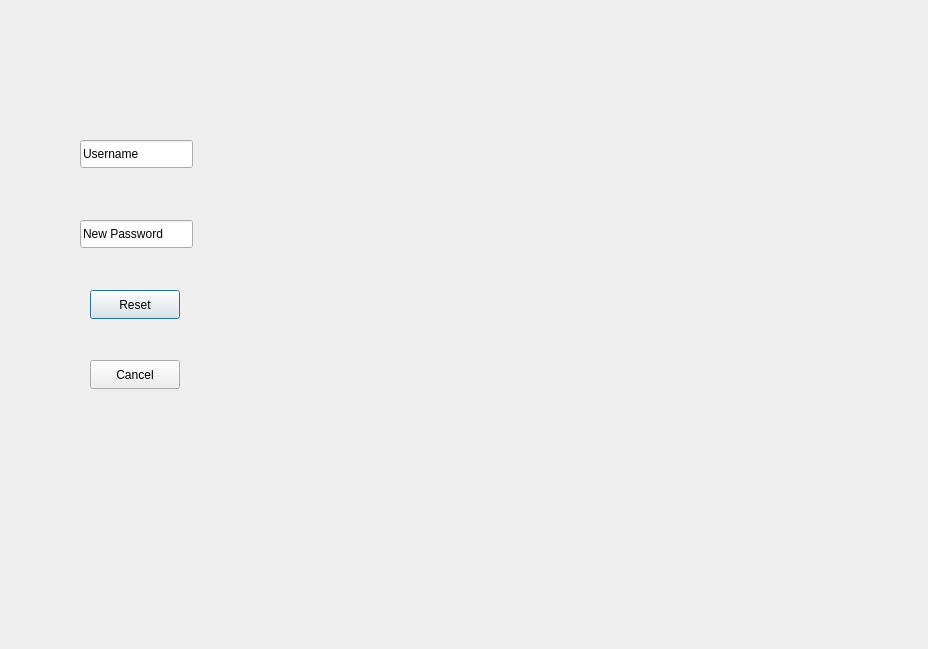
<?xml version="1.0" encoding="UTF-8"?>
<ui version="4.0">
 <class>ForgotPasswordDialog</class>
 <widget class="QDialog" name="ForgotPasswordDialog">
  <property name="geometry">
   <rect>
    <x>0</x>
    <y>0</y>
    <width>928</width>
    <height>649</height>
   </rect>
  </property>
  <property name="windowTitle">
   <string>Dialog</string>
  </property>
  <widget class="QLineEdit" name="lineEditUsername">
   <property name="geometry">
    <rect>
     <x>80</x>
     <y>140</y>
     <width>113</width>
     <height>28</height>
    </rect>
   </property>
   <property name="text">
    <string>Username</string>
   </property>
  </widget>
  <widget class="QLineEdit" name="lineEditNewPassword">
   <property name="geometry">
    <rect>
     <x>80</x>
     <y>220</y>
     <width>113</width>
     <height>28</height>
    </rect>
   </property>
   <property name="text">
    <string>New Password</string>
   </property>
  </widget>
  <widget class="QPushButton" name="pushButtonReset">
   <property name="geometry">
    <rect>
     <x>90</x>
     <y>290</y>
     <width>90</width>
     <height>29</height>
    </rect>
   </property>
   <property name="text">
    <string>Reset</string>
   </property>
  </widget>
  <widget class="QPushButton" name="pushButtonCancel">
   <property name="geometry">
    <rect>
     <x>90</x>
     <y>360</y>
     <width>90</width>
     <height>29</height>
    </rect>
   </property>
   <property name="text">
    <string>Cancel</string>
   </property>
  </widget>
 </widget>
 <resources/>
 <connections/>
</ui>
